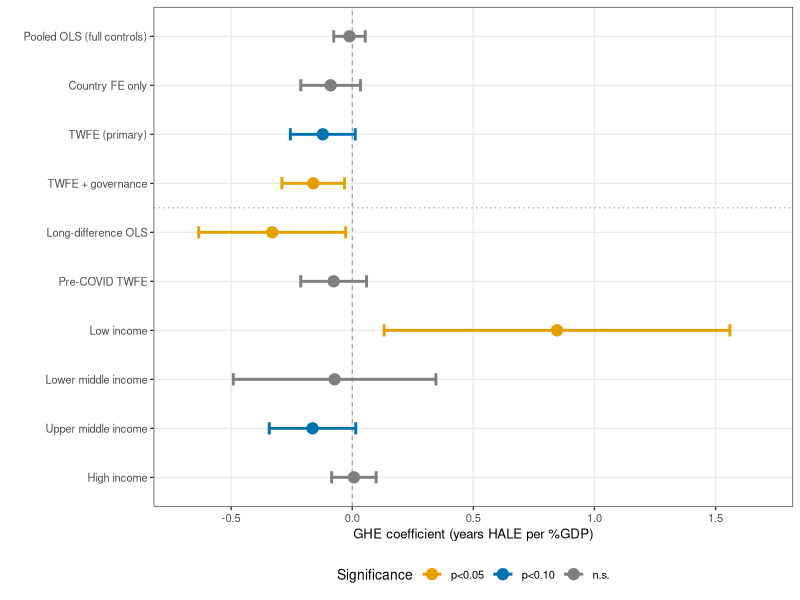
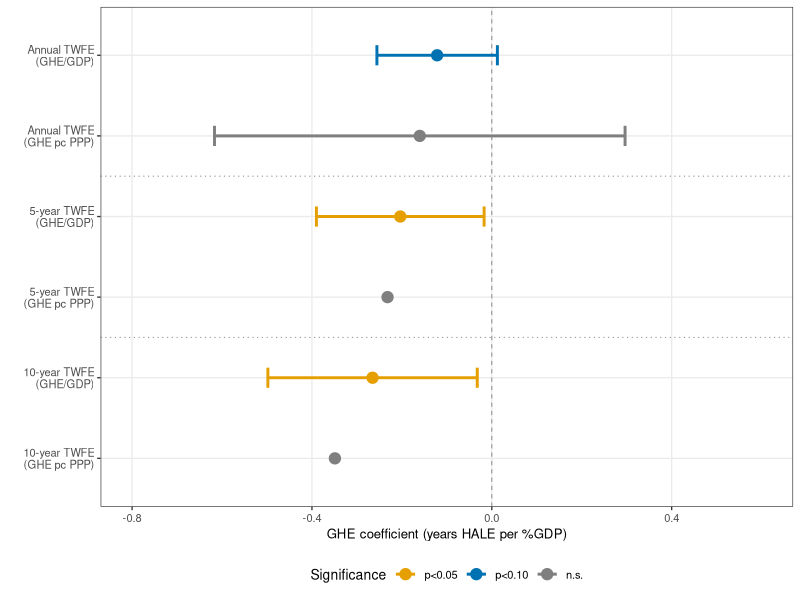

Generate these figures, in order, with R:
# Fix S3 (forest plot) and S4 (temporal aggregation) with Wong palette
library(data.table)
library(ggplot2)

PROJ <- "/Users/taozhu/my researches/lancet_financial_v3"
setwd(PROJ)

PAL_SIG <- c("p<0.01"="#D55E00","p<0.05"="#E69F00","p<0.10"="#0072B2","n.s."="grey50")
PAL_INCOME <- c(
  "Low income"="#E69F00","Lower middle income"="#56B4E9",
  "Upper middle income"="#009E73","High income"="#CC79A7"
)

theme_lancet <- theme_bw(base_size=10) + theme(
  panel.grid.minor=element_blank(),
  plot.title=element_text(face="bold",size=11),
  axis.title=element_text(size=9.5),
  axis.text=element_text(size=8),
  legend.text=element_text(size=8),
  legend.position="bottom"
)

# ---- S3: Coefficient Forest Plot ----
cat("=== Figure S3: Forest Plot ===\n")

main <- fread("results/tables/main_results.csv")
main[, Label := c("Pooled OLS (full controls)", "Country FE only", "TWFE (primary)",
                  "TWFE + governance", "Long-difference OLS")[match(Model,
                  c("M1_Pooled_OLS","M2_Country_FE","M3_TWFE","M4_TWFE_Governance","LongDiff_OLS"))]]
# Pre-COVID TWFE from B4 (Table 1 Model 8 counterpart)
b4 <- fread("results/tables/B4_precovid_comparison.csv")
main <- rbind(main,
              data.table(Model="Pre-COVID TWFE", Label="Pre-COVID TWFE", Term="ghe_share_gdp",
                         Coef=b4[Model=="TWFE (primary)", PreCOVID_coef],
                         SE=b4[Model=="TWFE (primary)", PreCOVID_se],
                         P=b4[Model=="TWFE (primary)", PreCOVID_p], N=3743),
              fill=TRUE)

income <- fread("results/tables/income_heterogeneity.csv")

forest <- rbind(
  main[, .(Model=Label, Coef=Coef, SE=SE, P=P)],
  income[, .(Model=paste0("  ",income_group), Coef=coef, SE=se, P=p)]
)
forest[, `:=`(ci_low=Coef-1.96*SE, ci_high=Coef+1.96*SE)]
forest[, sig := ifelse(P<0.01,"p<0.01",ifelse(P<0.05,"p<0.05",ifelse(P<0.10,"p<0.10","n.s.")))]
forest[, Model := factor(Model, levels=rev(unique(Model)))]

p_forest <- ggplot(forest, aes(x=Coef, y=Model)) +
  geom_vline(xintercept=0, linetype="dashed", color="grey50", linewidth=0.3) +
  geom_hline(yintercept=6.5, linetype="dotted", color="grey60", linewidth=0.4) +
  geom_point(aes(color=sig), size=3.5) +
  geom_errorbarh(aes(xmin=ci_low, xmax=ci_high, color=sig), height=0.25, linewidth=1.0) +
  scale_color_manual(values=PAL_SIG, breaks=c("p<0.05","p<0.10","n.s.")) +
  scale_x_continuous(limits=c(-0.7, 1.7), breaks=seq(-0.5, 1.5, 0.5)) +
  labs(x="GHE coefficient (years HALE per %GDP)", y="",
       color="Significance") +
  theme_lancet
ggsave("results/figures/figS3_forest.pdf", p_forest, width=8, height=5.5, device=cairo_pdf)
cat("Saved: figS3_forest.pdf\n")

# ---- S4: Temporal Aggregation ----
cat("=== Figure S4: Temporal Aggregation ===\n")

comp <- fread("results/tables/advanced_analyses_summary.csv")
comp <- comp[1:6]  # 5yr GHE/GDP, 5yr pc, 10yr GHE/GDP, 10yr pc, Annual GHE/GDP, Annual pc
# Reorder to match specification labels (CSV order differs from display order)
comp <- comp[match(c("Annual TWFE (GHE/GDP)","Annual TWFE (GHE pc PPP)",
                     "5yr TWFE (GHE/GDP)","5yr TWFE (GHE pc PPP)",
                     "10yr TWFE (GHE/GDP)","10yr TWFE (GHE pc PPP)"),
                   Analysis)]

comp[, Specification := c(
  "Annual TWFE\n(GHE/GDP)","Annual TWFE\n(GHE pc PPP)",
  "5-year TWFE\n(GHE/GDP)","5-year TWFE\n(GHE pc PPP)",
  "10-year TWFE\n(GHE/GDP)","10-year TWFE\n(GHE pc PPP)"
)]
comp[, `:=`(ci_low=Coefficient-1.96*SE, ci_high=Coefficient+1.96*SE)]
comp[, sig := ifelse(P<0.05,"p<0.05",ifelse(P<0.10,"p<0.10","n.s."))]
comp[, Specification := factor(Specification, levels=rev(Specification))]

p_temp <- ggplot(comp, aes(x=Coefficient, y=Specification)) +
  geom_vline(xintercept=0, linetype="dashed", color="grey50", linewidth=0.3) +
  geom_hline(yintercept=4.5, linetype="dotted", color="grey60", linewidth=0.4) +
  geom_hline(yintercept=2.5, linetype="dotted", color="grey60", linewidth=0.4) +
  geom_point(aes(color=sig), size=3.5) +
  geom_errorbarh(aes(xmin=ci_low, xmax=ci_high, color=sig), height=0.25, linewidth=1.0) +
  scale_color_manual(values=PAL_SIG, breaks=c("p<0.05","p<0.10","n.s.")) +
  scale_x_continuous(limits=c(-0.8, 0.6), breaks=seq(-0.8, 0.6, 0.4)) +
  labs(x="GHE coefficient (years HALE per %GDP)", y="",
       color="Significance") +
  theme_lancet
ggsave("results/figures/figS4_temporal_aggregation.pdf", p_temp, width=7.5, height=4, device=cairo_pdf)
cat("Saved: figS4_temporal_aggregation.pdf\n")

cat("=== Done ===\n")
